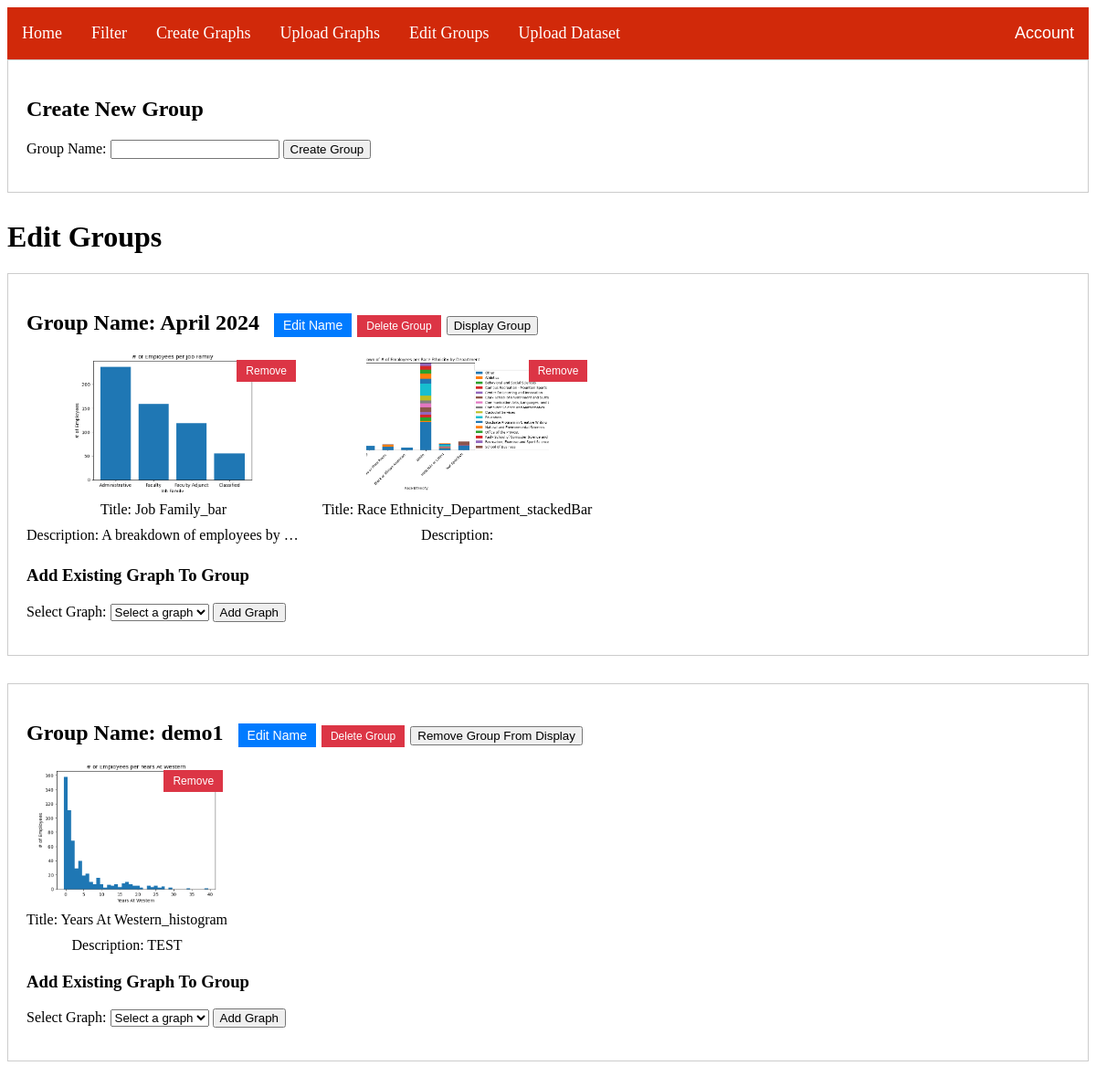
/editGroups (signed in), run on the app's committed database.
### main.py (models this page shows)
class GraphGroup(db.Model):
    __tablename__ = 'graphgroup'
    id = db.Column(db.Integer, primary_key=True)
    group_name = db.Column(db.String(100))
    currently_displayed = db.Column(db.Boolean, default=False, nullable=False)
    graphs = db.relationship('Graphs', backref='GraphGroup', lazy='dynamic')

class Graphs(db.Model):
    id = db.Column(db.Integer, primary_key=True)
    path = db.Column(db.String(100), nullable=False)
    title = db.Column(db.String(50), nullable=False)
    description = db.Column(db.String(250), nullable=True)
    type = db.Column(db.String(20))
    group_id = db.Column(db.Integer, db.ForeignKey('graphgroup.id'), nullable=True)

### main.py (the view)
@app.route("/editGroups", methods=['GET', 'POST'])
@login_required
def editGroups():
    graphs_by_group = GraphGroup.query.all()
    available_graphs = Graphs.query.filter(~Graphs.id.in_(
        db.session.query(Graphs.id)
        .join(Graphs.GraphGroup)
        .filter(GraphGroup.id == GraphGroup.id)
    )).all()
    return render_template('editGroups.html', graphGroups=graphs_by_group, available_graphs=available_graphs)

### main.py (called while the page is built)
@login_manager.user_loader
def load_user(uid):
    return User.query.get(uid)

### templates/editGroups.html (shortened to what this page needs)
{% extends 'base.html' %}
{% block content %}
<head>
</head>
<body>
    <div class="group-container">
        <h2>Create New Group</h2>
        <form action="{{ url_for('createGroup') }}" method="post">
            <label for="new_group_name">Group Name:</label>
            <input type="text" id="new_group_name" name="new_group_name" required>
            <button type="submit">Create Group</button>
        </form>
    </div>
    <h1>Edit Groups</h1>
    {% for group in graphGroups %}
    <div class="group-container" data-group-id="{{ group.id }}">
        <h2>Group Name: {{ group.group_name }}
            <button class="edit-button">Edit Name</button>
            <button class="delete-button">Delete Group</button>
            {% if group.currently_displayed %} <button class="remove-display-group-button">Remove Group From Display</button>
            {% else %} <button class="display-group-button">Display Group</button> {% endif %}
        </h2>
        {% for graph in group.graphs %}
        <div class="graph-container" data-graph-id="{{ graph.id }}">
            <img src="{{ graph.path }}" class="thumbnail-img">
            <div class="title-container">Title: {{ graph.title }}</div>
            <div class="description-container">Description: {{ graph.description }}</div>
            <button class="remove-button">Remove</button>
        </div>
        {% endfor %}
        <div class="add-graph-section">
            <h3>Add Existing Graph To Group</h3>
            <form action="{{ url_for('add_graph_to_group', group_id=group.id) }}" method="post">
                <label for="available_graphs">Select Graph:</label>
                <select id="available_graphs" name="available_graphs" required>
                    <option value="">Select a graph</option>
                </select>
                <button type="submit">Add Graph</button>
            </form>
        </div>
    </div>
    {% endfor %}
</body>
{% endblock %}

### templates/editGroups.html (style rules this page uses)
.group-container { border: 1px solid #ccc; padding: 20px; margin-bottom: 30px; }
.graph-container { display: inline-block; margin-right: 20px; text-align: center; position: relative; width: fit-content; }
.thumbnail-img { width: 200px; height: 150px; object-fit: cover; }
.title-container, .description-container { margin-top: 10px; }
.remove-button { position: absolute; top: 5px; right: 5px; background-color: #dc3545; color: white; border: none; padding: 5px 10px; font-size: 12px; cursor: pointer; }
.edit-button { margin-left: 10px; background-color: #007bff; color: white; border: none; padding: 5px 10px; font-size: 14px; cursor: pointer; }
.add-graph-section { margin-top: 20px; }
.description-container { max-width: 300px; white-space: nowrap; overflow: hidden; text-overflow: ellipsis; }
.delete-button { background-color: #dc3545; color: white; border: none; padding: 5px 10px; font-size: 12px; cursor: pointer; }

### data on the page
GraphGroup: group_name "April 2024", currently_displayed "Display Group"
Graphs: path (picture), title "Job Family_bar", description "A breakdown of employees by…"
Graphs: path (picture), title "Race Ethnicity_Department_stackedBar"
GraphGroup: group_name "demo1", currently_displayed "Remove Group From Display"
Graphs: path (picture), title "Years At Western_histogram", description "TEST"
